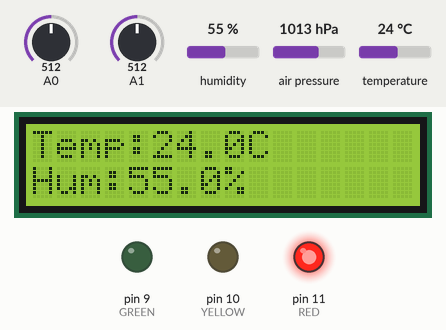
This sketch was run on a simulated Arduino Uno, built with avr-gcc and run on an emulated ATmega328P. Parts: 16×2 character LCD, output pins drawn as LEDs (lit = HIGH). Inputs (shaded band) come from the test bench; at power-on: A1 = 512, A0 = 512, humidity 55 %, air pressure 1013 hPa, temperature 24 °C. What the sketch prints to the serial monitor is not drawn.

Above: at 3.2 s.
3.3 s: A1 set to 415
At 7.6 s:
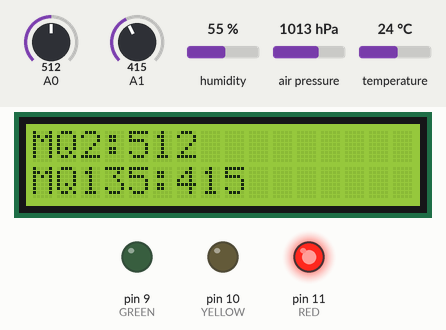
9.3 s: A1 set to 382
At 10.8 s:
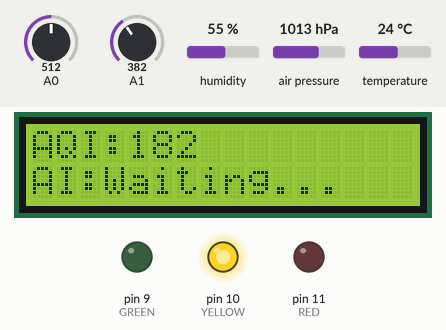
15.3 s: A0 set to 306
At 19.0 s:
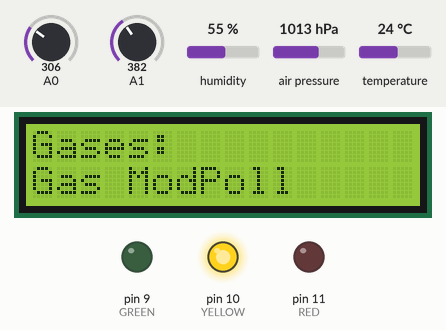
21.3 s: A1 set to 319
At 27.1 s:
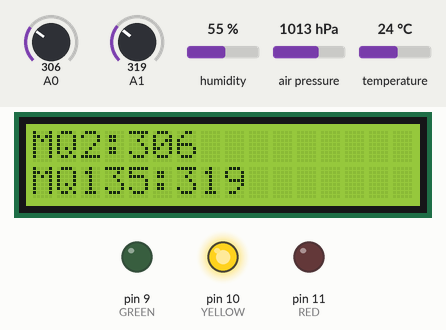
27.3 s: A1 set to 291
At 29.0 s:
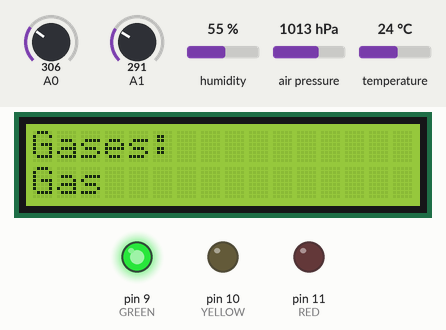
33.3 s: A0 set to 260
At 37.3 s:
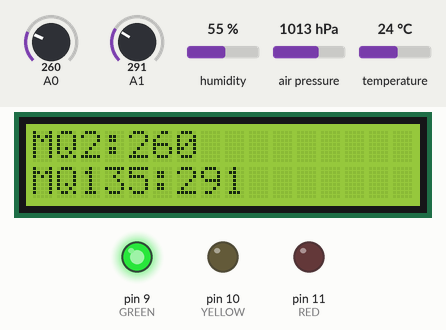
39.3 s: A0 set to 242
Timing chart, 0 to 42.3 s (numbered marks = the images above; inputs shaded):
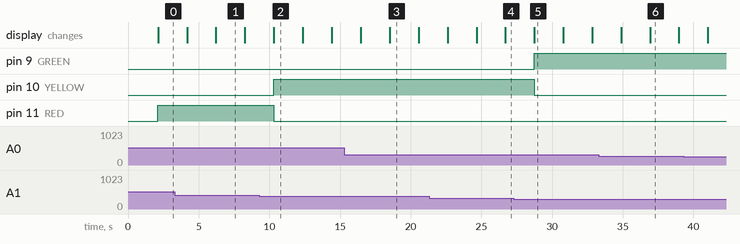

The sketch:

design_project.ino
```cpp
#include <Wire.h>
#include <LiquidCrystal_I2C.h>
#include <Adafruit_BMP085.h>
#include <DHT.h>

// ------------------ LCD ------------------
LiquidCrystal_I2C lcd(0x27, 16, 2);

// ------------------ DHT11 ------------------
#define DHTPIN 2
#define DHTTYPE DHT11
DHT dht(DHTPIN, DHTTYPE);

// ------------------ BMP180 ------------------
Adafruit_BMP085 bmp;

// ------------------ LED PINS ------------------
#define GREEN 9
#define YELLOW 10
#define RED 11

int page = 0;
String aiMessage = "Waiting...";
String gasDetected = "Normal";

// ------------------ AQI FUNCTION ------------------
int calculateAQI(int mq135) {
  if (mq135 <= 200) return map(mq135, 0, 200, 0, 50);
  else if (mq135 <= 300) return map(mq135, 200, 300, 51, 100);
  else if (mq135 <= 400) return map(mq135, 300, 400, 101, 200);
  else if (mq135 <= 500) return map(mq135, 400, 500, 201, 300);
  else return map(mq135, 500, 1023, 301, 500);
}

// ------------------ GAS DETECTION ------------------
String detectGas(int mq2, int mq135){
  String gases = "";
  if(mq2>400) gases += "Smoke/LPG ";
  else if(mq2>250) gases += "Gas ";
  if(mq135>400) gases += "AirPoll ";
  else if(mq135>300) gases += "ModPoll ";
  if(gases=="") gases="Normal";
  return gases;
}

// ------------------ SETUP ------------------
void setup() {
  Serial.begin(9600);
  dht.begin();
  bmp.begin();
  lcd.init();
  lcd.backlight();

  pinMode(GREEN, OUTPUT);
  pinMode(YELLOW, OUTPUT);
  pinMode(RED, OUTPUT);

  lcd.setCursor(0,0);
  lcd.print("System Starting");
  delay(2000);
}

// ------------------ LOOP ------------------
void loop() {
  // --- SENSOR READINGS ---
  float temp = dht.readTemperature();
  float hum = dht.readHumidity();
  float pressure = bmp.readPressure()/100.0;
  int mq2 = analogRead(A0);
  int mq135 = analogRead(A1);

  // --- DETECT GAS ---
  gasDetected = detectGas(mq2, mq135);

  // --- AQI ---
  int aqi = calculateAQI(mq135);

  // --- LED CONTROL ---
  digitalWrite(GREEN, LOW);
  digitalWrite(YELLOW, LOW);
  digitalWrite(RED, LOW);

  if(aqi<=100) digitalWrite(GREEN,HIGH);
  else if(aqi<=200) digitalWrite(YELLOW,HIGH);
  else digitalWrite(RED,HIGH);

  // --- SEND TO PYTHON ---
  Serial.print(temp); Serial.print(",");
  Serial.print(hum); Serial.print(",");
  Serial.print(pressure); Serial.print(",");
  Serial.print(mq2); Serial.print(",");
  Serial.println(mq135);

  // --- RECEIVE AI PREDICTION ---
  if(Serial.available()){
    aiMessage = Serial.readStringUntil('\n');
  }

  // --- LCD DISPLAY PAGES ---
  lcd.clear();
  if(page==0){
    lcd.setCursor(0,0); lcd.print("Temp:"); lcd.print(temp,1); lcd.print("C");
    lcd.setCursor(0,1); lcd.print("Hum:"); lcd.print(hum,1); lcd.print("%");
  } else if(page==1){
    lcd.setCursor(0,0); lcd.print("Pressure:");
    lcd.setCursor(0,1); lcd.print(pressure,1); lcd.print(" hPa");
  } else if(page==2){
    lcd.setCursor(0,0); lcd.print("MQ2:"); lcd.print(mq2);
    lcd.setCursor(0,1); lcd.print("MQ135:"); lcd.print(mq135);
  } else if(page==3){
    lcd.setCursor(0,0); lcd.print("Gases:");
    lcd.setCursor(0,1); lcd.print(gasDetected);
  } else if(page==4){
    lcd.setCursor(0,0); lcd.print("AQI:"); lcd.print(aqi);
    lcd.setCursor(0,1); lcd.print("AI:"); lcd.print(aiMessage.substring(0, min(16, aiMessage.length())));
  }

  page = (page+1)%5;  // Rotate through 5 pages
  delay(2000);
}
```

Measured:
- the behaviour switches between 401 and 400 on A1 (found by bisection; images 1 and 2)
- the behaviour switches between 301 and 300 on A1 (found by bisection; images 4 and 5)
- after the input at 9.3 s, pin 10 (YELLOW): LOW → HIGH after 1.0 s; pin 11 (RED): HIGH → LOW after 1.0 s
- after the input at 27.3 s, pin 9 (GREEN): LOW → HIGH after 1.4 s; pin 10 (YELLOW): HIGH → LOW after 1.4 s; the display: changes after 1.4 s (image 5)
- what the display in image 1 shows lasts 2.1 s, from 6.2 s to 8.3 s
- what the display in image 2 shows lasts 2.1 s, from 10.3 s to 12.4 s
